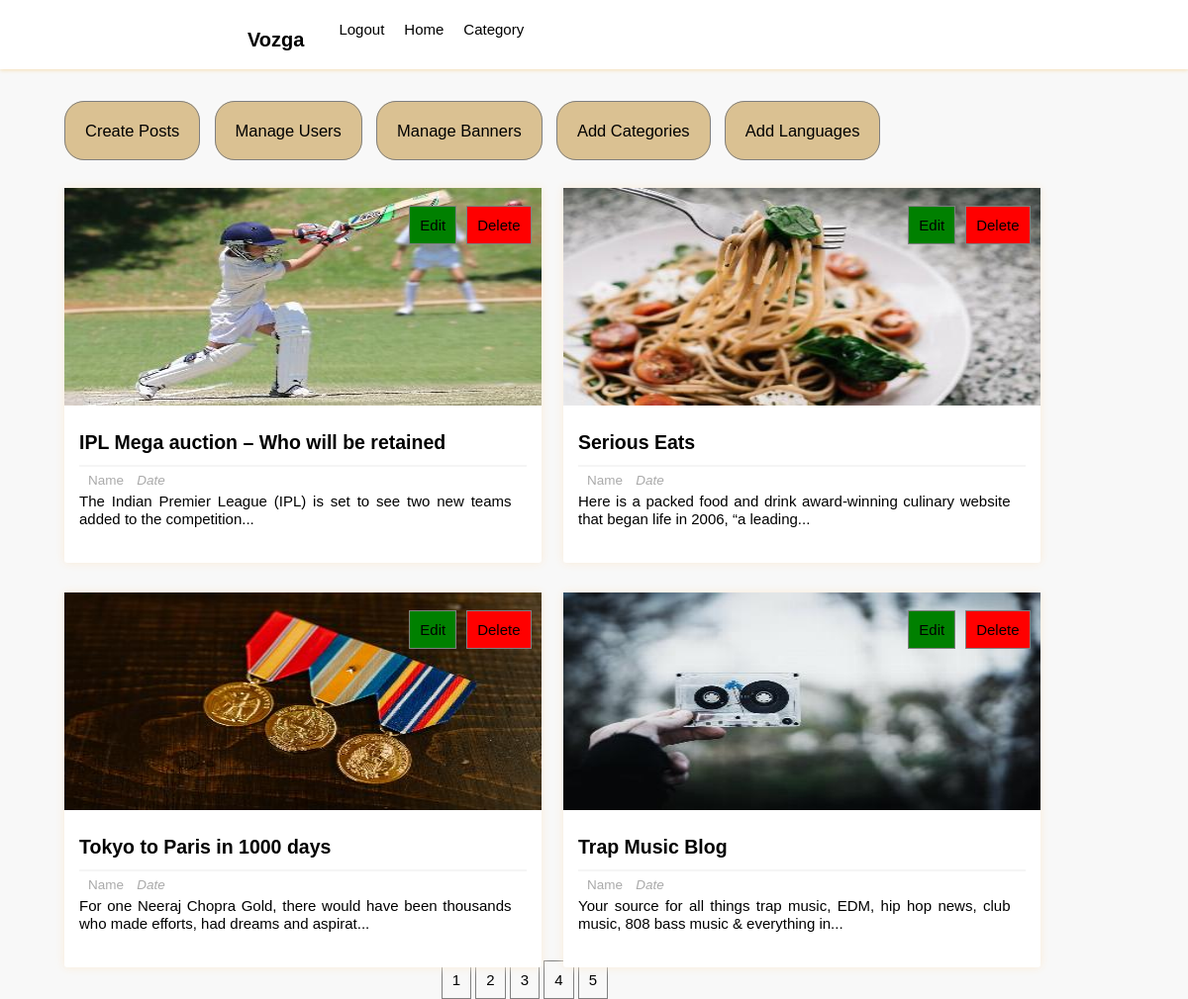
The page /dashboard.php?page=2 on the database its author committed.
### tables this page shows
CREATE TABLE `posts` (
  `p_id` int NOT NULL,
  `dup_id` int NOT NULL,
  `title` varchar(255) NOT NULL,
  `description` longtext NOT NULL,
  `category` varchar(255) NOT NULL,
  `image` varchar(255) NOT NULL,
  `user_id` int NOT NULL,
  `lang_code` varchar(255) NOT NULL
);

### dashboard.php (the view, shortened to what this page needs)
<?php
    require_once "includes/login_validate.php";
?>
<html lang="en">
<head>
    <link href="includes/style.css" rel="stylesheet" type="text/css" />
</head>
<body>
<div class="header-wrapper">
<header>
            <div class='logo'>
                <h3>Vozga</h3>
            </div>
            <div class="search-form">
                        <div class="icon">
                        </div>
                    </div>
            <ul class='list'>
                <li><a>Category<i class="fas fa-chevron-down" style="color:black; font-size: 14px; font-weight: 600; padding:5px;"></i></a>
                </li>
                <li><a href='homepage'>Home</a></li>
                <li><a href="includes/logout.php">Logout</a></li>
            </ul>
        </header>
</div>
    <div class="manage-posts-admin">
            <div class="admin-manage">
                <ul>
                    <li><a href="createpost">Create Posts</a></li>
                    <li><a href="manageuser">Manage Users</a></li>
                    <li><a href="banner">Manage Banners</a></li>
                    <li><a href="add-category">Add Categories</a></li>
                    <li><a href="add-language">Add Languages</a></li>
                </ul>
            </div>
        <div class="main-content-admin">
                    <?php
                        $results_per_page=4;
                        $sql="SELECT * FROM posts";
                        $result=mysqli_query($con,$sql);
                        $i=0;
                        $num_of_result=mysqli_num_rows($result);
                        $num_of_pages=ceil($num_of_result/$results_per_page);
                        if(!isset($_GET['page'])){
                            $page=1;
                        }else{
                            $page=$_GET['page'];
                        }
                        $start_limit=($page-1)*$results_per_page;
                        $sql="SELECT * FROM posts LIMIT ".$start_limit.','.$results_per_page;
                        $result=mysqli_query($con,$sql);
                        if(mysqli_num_rows($result) > $i){
                            while($row=mysqli_fetch_assoc($result)){
                    ?>
                    <div class="main-post-admin">
                    <?php
                        $output_image="images/resized408x220".$row['image'];
                        $desc=$row['description'];
                        $desc = substr($desc,0,100).'...';
                    ?>
                    <img class="image" src="<?php echo $output_image;?>", alt="post_image">
                    <div class="post-preview-wrapper">
                <a href="single/<?php echo $row['p_id'];?>" class="post-title"><?php echo $row['title'];?></a>
                <div class="post-preview">
                    <span class="author-name"><i class="fas fa-user"></i>Name</span>
                    <span class="post-date"><i class="fas fa-calendar-week">Date</i></span>
                    <p class="desc"><?php echo $desc; ?></p>
                </div>
            </div>
            <div class="btns">
                <ul class="edit-delete-btn">
                    <li>
                        <a href="editpost.php/<?php echo $row['p_id'];?>" class="btn edit-link">Edit</a>
                    </li>
                    <li>
                        <a href="deletepost.php/<?php echo  $row['p_id'];?>" class ="btn delete-link" onclick="return confirm('Are you sure you want to delete this?')">Delete</a>
                    </li>
                </ul>
            </div>
        </div>
                    <?php
                            }
                        }
                        else{
                            ?>
                            <tr>
                                <th colspan="2">No results to display</th>
                            </tr>
                            <?php
                        }
                    ?>
        </div>
        <div class='index-dashboard'><center>
        <?php
        for($page=1;$page<=$num_of_pages;$page++)
        {
            echo '<a href="dashboard.php?page='.$page.'">'.$page.'</a> ';
        }   ?>
</div>
    </div>
</body>
</html>

### rows shown on the page
posts: image (picture), title "IPL Mega auction – Who will be retained", description "The Indian Premier League (IPL) is set to see two new teams added to the competition..."
posts: image (picture), title "Serious Eats", description "Here is a packed food and drink award-winning culinary website that began life in 2006, “a leading..."
posts: image (picture), title "Tokyo to Paris in 1000 days", description "For one Neeraj Chopra Gold, there would have been thousands who made efforts, had dreams and aspirat..."
posts: image (picture), title "Trap Music Blog", description "Your source for all things trap music, EDM, hip hop news, club music, 808 bass music & everything in..."
